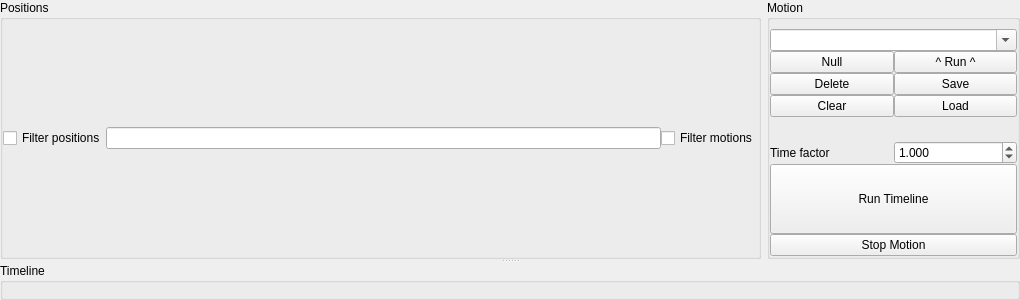
<?xml version="1.0" encoding="UTF-8"?>
<ui version="4.0">
 <class>timeline_widget</class>
 <widget class="QWidget" name="timeline_widget">
  <property name="geometry">
   <rect>
    <x>0</x>
    <y>0</y>
    <width>1020</width>
    <height>300</height>
   </rect>
  </property>
  <property name="windowTitle">
   <string>MotionEditor</string>
  </property>
  <layout class="QGridLayout" name="gridLayout_3">
   <property name="margin">
    <number>0</number>
   </property>
   <property name="spacing">
    <number>0</number>
   </property>
   <item row="0" column="0">
    <widget class="QSplitter" name="splitter">
     <property name="orientation">
      <enum>Qt::Vertical</enum>
     </property>
     <widget class="QWidget" name="layoutWidget">
      <layout class="QHBoxLayout" name="horizontalLayout" stretch="3,1">
       <item>
        <widget class="QGroupBox" name="positions_group">
         <property name="title">
          <string>Positions</string>
         </property>
         <layout class="QVBoxLayout" name="verticalLayout_2">
          <property name="spacing">
           <number>0</number>
          </property>
          <property name="margin">
           <number>0</number>
          </property>
          <item>
           <layout class="QHBoxLayout" name="group_label_layout"/>
          </item>
          <item>
           <layout class="QHBoxLayout" name="position_lists_layout"/>
          </item>
          <item>
           <layout class="QHBoxLayout" name="filter_layout">
            <item>
             <widget class="QCheckBox" name="filter_positions_check">
              <property name="text">
               <string>Filter positions</string>
              </property>
             </widget>
            </item>
            <item>
             <widget class="QLineEdit" name="filter_pattern_edit">
              <property name="toolTip">
               <string>RegEx pattern used for filtering:
i.e. show only names that start with &quot;vi_&quot; or contain &quot;back&quot;: ^vi_|back</string>
              </property>
             </widget>
            </item>
            <item>
             <widget class="QCheckBox" name="filter_motions_check">
              <property name="text">
               <string>Filter motions</string>
              </property>
             </widget>
            </item>
           </layout>
          </item>
         </layout>
        </widget>
       </item>
       <item>
        <widget class="QGroupBox" name="motion_group">
         <property name="title">
          <string>Motion</string>
         </property>
         <layout class="QVBoxLayout" name="verticalLayout" stretch="0,0,1,0,3,0">
          <property name="spacing">
           <number>0</number>
          </property>
          <property name="leftMargin">
           <number>0</number>
          </property>
          <property name="topMargin">
           <number>9</number>
          </property>
          <property name="rightMargin">
           <number>0</number>
          </property>
          <property name="bottomMargin">
           <number>0</number>
          </property>
          <item>
           <widget class="QComboBox" name="motion_name_combo">
            <property name="editable">
             <bool>true</bool>
            </property>
           </widget>
          </item>
          <item>
           <layout class="QGridLayout" name="gridLayout" rowstretch="0,0,0,0">
            <item row="2" column="1">
             <widget class="QPushButton" name="save_motion_button">
              <property name="text">
               <string>Save</string>
              </property>
             </widget>
            </item>
            <item row="3" column="1">
             <widget class="QPushButton" name="load_motion_button">
              <property name="text">
               <string>Load</string>
              </property>
             </widget>
            </item>
            <item row="3" column="0">
             <widget class="QPushButton" name="clear_motion_button">
              <property name="text">
               <string>Clear</string>
              </property>
             </widget>
            </item>
            <item row="1" column="1">
             <widget class="QPushButton" name="run_motion_button">
              <property name="text">
               <string>^ Run ^</string>
              </property>
             </widget>
            </item>
            <item row="2" column="0">
             <widget class="QPushButton" name="delete_motion_button">
              <property name="text">
               <string>Delete</string>
              </property>
             </widget>
            </item>
            <item row="1" column="0">
             <widget class="QPushButton" name="null_motion_button">
              <property name="text">
               <string>Null</string>
              </property>
             </widget>
            </item>
           </layout>
          </item>
          <item>
           <spacer name="verticalSpacer">
            <property name="orientation">
             <enum>Qt::Vertical</enum>
            </property>
            <property name="sizeHint" stdset="0">
             <size>
              <width>20</width>
              <height>40</height>
             </size>
            </property>
           </spacer>
          </item>
          <item>
           <layout class="QHBoxLayout" name="horizontalLayout_5">
            <item>
             <widget class="QLabel" name="label_4">
              <property name="text">
               <string>Time factor</string>
              </property>
             </widget>
            </item>
            <item>
             <widget class="QDoubleSpinBox" name="time_factor_spin">
              <property name="decimals">
               <number>3</number>
              </property>
              <property name="minimum">
               <double>0.001000000000000</double>
              </property>
              <property name="maximum">
               <double>1000.000000000000000</double>
              </property>
              <property name="singleStep">
               <double>0.010000000000000</double>
              </property>
              <property name="value">
               <double>1.000000000000000</double>
              </property>
             </widget>
            </item>
           </layout>
          </item>
          <item>
           <widget class="QPushButton" name="run_timeline_button">
            <property name="sizePolicy">
             <sizepolicy hsizetype="Minimum" vsizetype="Expanding">
              <horstretch>0</horstretch>
              <verstretch>0</verstretch>
             </sizepolicy>
            </property>
            <property name="text">
             <string>Run Timeline</string>
            </property>
           </widget>
          </item>
          <item>
           <widget class="QPushButton" name="stop_motion_button">
            <property name="text">
             <string>Stop Motion</string>
            </property>
           </widget>
          </item>
         </layout>
        </widget>
       </item>
      </layout>
     </widget>
     <widget class="QGroupBox" name="timeline_group">
      <property name="title">
       <string>Timeline</string>
      </property>
      <layout class="QGridLayout" name="gridLayout_4">
       <property name="leftMargin">
        <number>0</number>
       </property>
       <property name="topMargin">
        <number>9</number>
       </property>
       <property name="rightMargin">
        <number>0</number>
       </property>
       <property name="bottomMargin">
        <number>0</number>
       </property>
       <property name="verticalSpacing">
        <number>0</number>
       </property>
      </layout>
     </widget>
    </widget>
   </item>
  </layout>
 </widget>
 <resources/>
 <connections/>
</ui>
